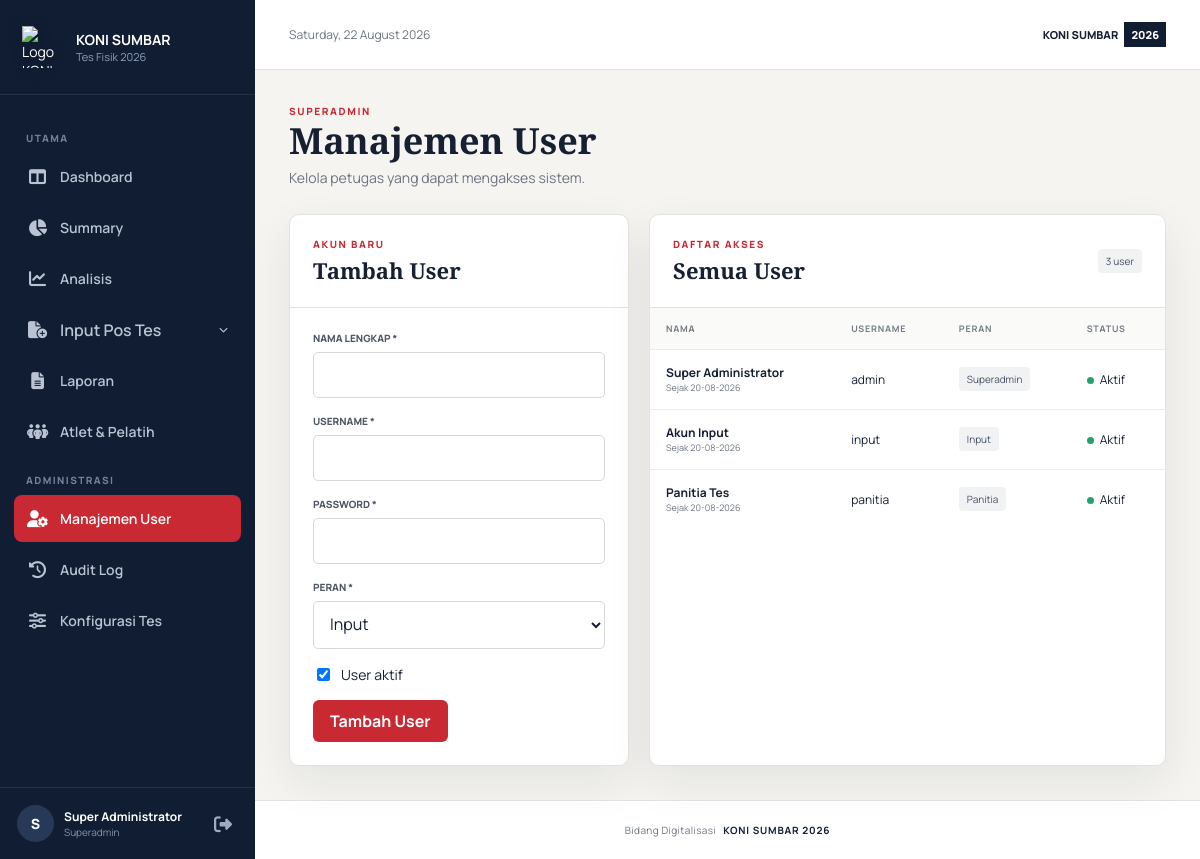
/users.php (signed in), run on the app's committed database.
### tables this page shows
CREATE TABLE users (
    id BIGINT UNSIGNED AUTO_INCREMENT PRIMARY KEY,
    name VARCHAR(100) NOT NULL,
    username VARCHAR(50) NOT NULL UNIQUE,
    password VARCHAR(255) NOT NULL,
    role ENUM('superadmin', 'input', 'panitia') NOT NULL DEFAULT 'input',
    is_active TINYINT(1) NOT NULL DEFAULT 1,
    created_at TIMESTAMP NOT NULL DEFAULT CURRENT_TIMESTAMP,
    updated_at TIMESTAMP NOT NULL DEFAULT CURRENT_TIMESTAMP ON UPDATE CURRENT_TIMESTAMP
);

### app/helpers.php (called while the page is built, shortened)
<?php
function env(string $key, mixed $default = null): mixed
{
    $value = getenv($key);
    return $value === false ? $default : $value;
}
function config(string $key, mixed $default = null): mixed
{
    static $configs = [];
    [$file, $item] = array_pad(explode('.', $key, 2), 2, null);
    if (!isset($configs[$file])) {
        $path = BASE_PATH . "/config/{$file}.php";
        $configs[$file] = is_file($path) ? require $path : [];
    }
    return $item === null ? $configs[$file] : ($configs[$file][$item] ?? $default);
}
function base_url(string $path = ''): string
{
    return config('app.url') . ($path !== '' ? '/' . ltrim($path, '/') : '');
}
function e(mixed $value): string
{
    return htmlspecialchars((string) $value, ENT_QUOTES, 'UTF-8');
}
function view(string $template, array $data = []): void
{
    extract($data, EXTR_SKIP);
    require BASE_PATH . '/views/layout/header.php';
    require BASE_PATH . "/views/{$template}.php";
    require BASE_PATH . '/views/layout/footer.php';
}
function format_date(?string $date, string $format = 'd-m-Y'): string
{
    return $date ? date($format, strtotime($date)) : '-';
}

### users.php (called while the page is built, shortened)
<?php
$pdo = Database::connection();
$editing = null;
$users = $pdo->query('SELECT id, name, username, role, is_active, created_at FROM users ORDER BY created_at DESC')->fetchAll();
view('users', ['pageTitle' => 'Manajemen User', 'users' => $users, 'editing' => $editing]);

### config/database.php (called while the page is built, shortened)
<?php
return [
    'host' => env('DB_HOST', '127.0.0.1'),
    'port' => env('DB_PORT', '3306'),
    'database' => env('DB_DATABASE', 'tes_fisik_koni'),
    'username' => env('DB_USERNAME', 'root'),
    'password' => env('DB_PASSWORD', ''),
];

### config/app.php (called while the page is built, shortened)
<?php
return [
    'name' => env('APP_NAME', 'Tes Fisik KONI Sumbar'),
    'url' => rtrim((string) env('APP_URL', 'http://localhost/tesfisik'), '/'),
    'env' => env('APP_ENV', 'production'),
    'debug' => filter_var(env('APP_DEBUG', false), FILTER_VALIDATE_BOOL),
    'timezone' => env('APP_TIMEZONE', 'Asia/Jakarta'),
    'google_sheet_id' => env('GOOGLE_SHEET_ID', ''),
    'google_sheet_gid' => env('GOOGLE_SHEET_GID', ''),
    'google_sheet_name' => env('GOOGLE_SHEET_NAME', 'Atlit dan Pelatih'),
];

### app/Auth.php (called while the page is built, shortened)
<?php
final class Auth
{
    public static function user(): ?array
    {
        return $_SESSION['user'] ?? null;
    }
}

### views/users.php (the view, shortened to what this page needs)
<div class="page-heading">
    <div><p class="eyebrow">SUPERADMIN</p><h1>Manajemen User</h1><p>Kelola petugas yang dapat mengakses sistem.</p></div>
</div>
<section class="split-layout">
    <article class="panel form-panel">
        <div class="panel-header"><div><p class="eyebrow"><?= $editing ? 'UBAH AKUN' : 'AKUN BARU' ?></p><h2><?= $editing ? 'Edit User' : 'Tambah User' ?></h2></div></div>
        <form method="post" class="form-stack">
            <label class="field"><span>Nama Lengkap *</span><input name="name" value="<?= e($editing['name'] ?? '') ?>" required></label>
            <label class="field"><span>Username *</span><input name="username" value="<?= e($editing['username'] ?? '') ?>" required></label>
            <label class="field"><span>Password <?= $editing ? '(kosongkan jika tidak diubah)' : '*' ?></span><input type="password" name="password" <?= $editing ? '' : 'required minlength="8"' ?>></label>
            <label class="field"><span>Peran *</span><select name="role" required><option value="input" <?= ($editing['role'] ?? '') === 'input' ? 'selected' : '' ?>>Input</option></select></label>
            <label class="check-field"><input type="checkbox" name="is_active" value="1" <?= !isset($editing['is_active']) || $editing['is_active'] ? 'checked' : '' ?>><span>User aktif</span></label>
            <div class="button-row"><button class="btn btn-primary" type="submit"><?= $editing ? 'Simpan Perubahan' : 'Tambah User' ?></button></div>
        </form>
    </article>
    <article class="panel panel-grow">
        <div class="panel-header"><div><p class="eyebrow">DAFTAR AKSES</p><h2>Semua User</h2></div><span class="count-badge"><?= e(count($users)) ?> user</span></div>
        <div class="table-wrap">
            <table><thead><tr><th>Nama</th><th>Username</th><th>Peran</th><th>Status</th><th>Aksi</th></tr></thead><tbody>
            <?php foreach ($users as $item): ?><tr>
                <td><strong><?= e($item['name']) ?></strong><small class="cell-subtext">Sejak <?= e(format_date($item['created_at'])) ?></small></td>
                <td><?= e($item['username']) ?></td><td><span class="role-badge"><?= e(ucfirst($item['role'])) ?></span></td>
                <td><span class="status-dot <?= $item['is_active'] ? 'online' : '' ?>"></span><?= $item['is_active'] ? 'Aktif' : 'Nonaktif' ?></td>
                <td></td>
            </tr><?php endforeach; ?>
            </tbody></table>
        </div>
    </article>
</section>

### views/layout/header.php (shortened to what this page needs)
<?php
$currentPage = basename($_SERVER['PHP_SELF'] ?? '');
$user = Auth::user();
$role = $user['role'] ?? '';
$crudLockedForUser = $role !== 'superadmin' && crud_is_locked();
?>
<!doctype html>
<html lang="id">
<head>
    <link rel="stylesheet" href="https://cdnjs.cloudflare.com/ajax/libs/font-awesome/6.7.2/css/all.min.css">
    <link rel="stylesheet" href="<?= e(base_url('assets/css/app.css?v=' . filemtime(BASE_PATH . '/assets/css/app.css'))) ?>">
</head>
<body>
<div class="app-shell">
    <aside class="sidebar" id="sidebar">
        <div class="sidebar-brand">
            <img class="brand-logo" src="https://konisumbar.org/assets/img/logo_no_text.svg" alt="Logo KONI Sumatera Barat">
            <div><strong>KONI SUMBAR</strong><small>Tes Fisik 2026</small></div>
        </div>
        <nav class="sidebar-nav">
            <p class="nav-label">UTAMA</p>
            <?php if ($role === 'superadmin'): ?>
                <a class="nav-item <?= $currentPage === 'dashboard.php' ? 'active' : '' ?>" href="<?= e(base_url('dashboard.php')) ?>">
                    <span class="nav-icon"><i class="fa-solid fa-table-columns"></i></span> Dashboard
                </a>
            <?php endif; ?>
            <?php if (in_array($role, ['superadmin', 'panitia'], true)): ?>
                <a class="nav-item <?= $currentPage === 'summary.php' ? 'active' : '' ?>" href="<?= e(base_url('summary.php')) ?>">
                    <span class="nav-icon"><i class="fa-solid fa-chart-pie"></i></span> Summary
                </a>
                <a class="nav-item <?= $currentPage === 'analysis.php' ? 'active' : '' ?>" href="<?= e(base_url('analysis.php')) ?>">
                    <span class="nav-icon"><i class="fa-solid fa-chart-line"></i></span> Analisis
                </a>
            <?php endif; ?>
            <?php if (in_array($role, ['superadmin', 'panitia', 'input'], true) && !$crudLockedForUser): ?>
                <?php $inputMenuOpen = in_array($currentPage, ['test-create.php', 'test-edit.php', 'test-station.php', 'bleep-test.php'], true); ?>
                <div class="nav-accordion <?= $inputMenuOpen ? 'open' : '' ?>" data-nav-accordion>
                    <button class="nav-item nav-accordion-trigger <?= $inputMenuOpen ? 'active' : '' ?>" type="button" data-nav-accordion-trigger aria-expanded="<?= $inputMenuOpen ? 'true' : 'false' ?>">
                        <span class="nav-icon"><i class="fa-solid fa-file-circle-plus"></i></span>
                        <span>Input Pos Tes</span>
                        <i class="fa-solid fa-chevron-down nav-chevron"></i>
                    </button>
                </div>
            <?php endif; ?>
            <a class="nav-item <?= in_array($currentPage, ['reports.php', 'test-view.php'], true) ? 'active' : '' ?>" href="<?= e(base_url('reports.php')) ?>">
                <span class="nav-icon"><i class="fa-solid fa-file-lines"></i></span> Laporan
            </a>
            <a class="nav-item <?= $currentPage === 'master-data.php' ? 'active' : '' ?>" href="<?= e(base_url('master-data.php')) ?>">
                <span class="nav-icon"><i class="fa-solid fa-people-group"></i></span> Atlet & Pelatih
            </a>
            <?php if ($role === 'superadmin'): ?>
                <p class="nav-label">ADMINISTRASI</p>
                <a class="nav-item <?= $currentPage === 'users.php' ? 'active' : '' ?>" href="<?= e(base_url('users.php')) ?>">
                    <span class="nav-icon"><i class="fa-solid fa-user-gear"></i></span> Manajemen User
                </a>
                <a class="nav-item <?= $currentPage === 'audit-logs.php' ? 'active' : '' ?>" href="<?= e(base_url('audit-logs.php')) ?>">
                    <span class="nav-icon"><i class="fa-solid fa-clock-rotate-left"></i></span> Audit Log
                </a>
                <a class="nav-item <?= $currentPage === 'test-settings.php' ? 'active' : '' ?>" href="<?= e(base_url('test-settings.php')) ?>">
                    <span class="nav-icon"><i class="fa-solid fa-sliders"></i></span> Konfigurasi Tes
                </a>
            <?php endif; ?>
        </nav>
        <div class="sidebar-user">
            <div class="avatar"><?= e(strtoupper(substr($user['name'] ?? 'U', 0, 1))) ?></div>
            <div class="user-copy"><strong><?= e($user['name'] ?? '') ?></strong><small><?= e(ucfirst($user['role'] ?? '')) ?></small></div>
            <form method="post" action="<?= e(base_url('logout.php')) ?>">
                <button class="logout-button" title="Keluar" type="submit" aria-label="Keluar"><i class="fa-solid fa-right-from-bracket"></i></button>
            </form>
        </div>
    </aside>
    <div class="main-wrap">
        <header class="topbar">
            <div><p class="topbar-date"><?= e(date('l, d F Y')) ?></p></div>
            <div class="topbar-actions"><?php if ($crudLockedForUser): ?><span class="crud-locked-badge"><i class="fa-solid fa-lock"></i> Entri Ditutup</span><?php endif; ?><div class="topbar-badge">KONI SUMBAR <span>2026</span></div></div>
        </header>
        <main class="content">

### views/layout/footer.php (shortened to what this page needs)
        </main>
        <footer class="app-footer">
            <span>Bidang Digitalisasi</span>
            <strong>KONI SUMBAR 2026</strong>
        </footer>
    </div>
</div>
</body>
</html>

### data on the page
users: name "S", name "Super Administrator", role "Superadmin", created_at "20-08-2026", username "admin", is_active 1 (drawn)
users: name "Akun Input", created_at "20-08-2026", username "input", role "Input", is_active 1 (drawn)
users: name "Panitia Tes", created_at "20-08-2026", username "panitia", role "Panitia", is_active 1 (drawn)

### other printed values
count($users) "3"
